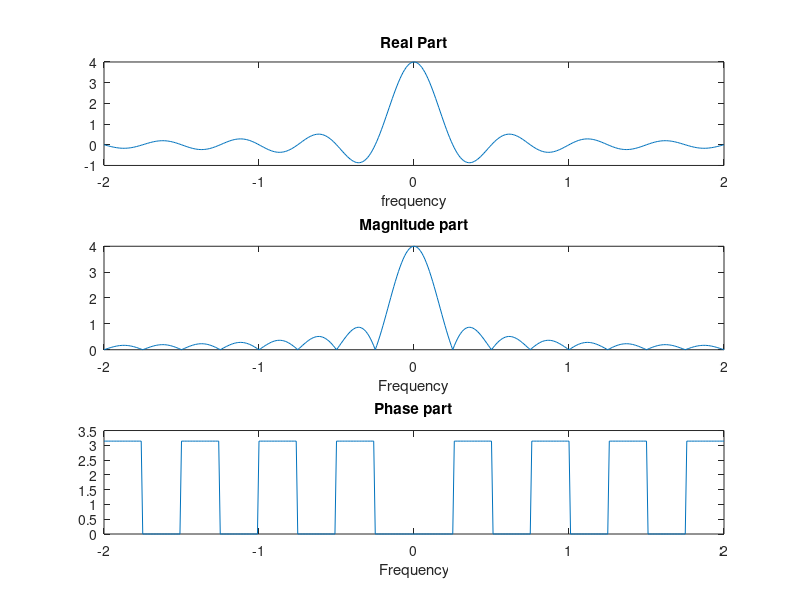

Write MATLAB code to recreate this figure.
clc;
clear all;
close all;
f=-2:.01:2;
x=4*sinc(4*f);

%real part
subplot(3,1,1);
plot(f,real(x));
title('Real Part');
xlabel('frequency');
%Magnitude part
subplot(3,1,2)
plot(f,abs(x));
title('Magnitude part');
xlabel('Frequency');

%Phase part
subplot(3,1,3);
plot(f,angle(x));
title('Phase part');
xlabel('Frequency');
